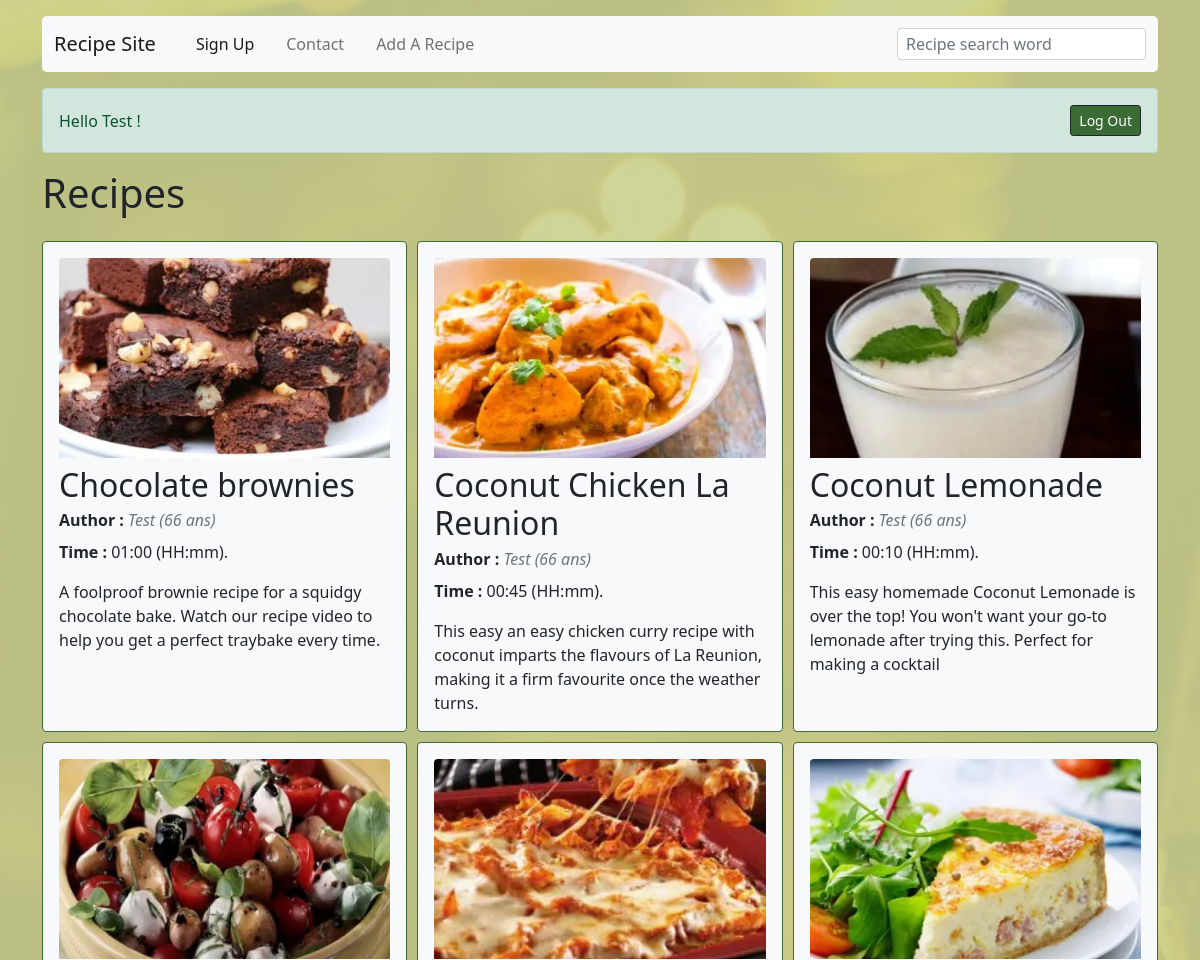
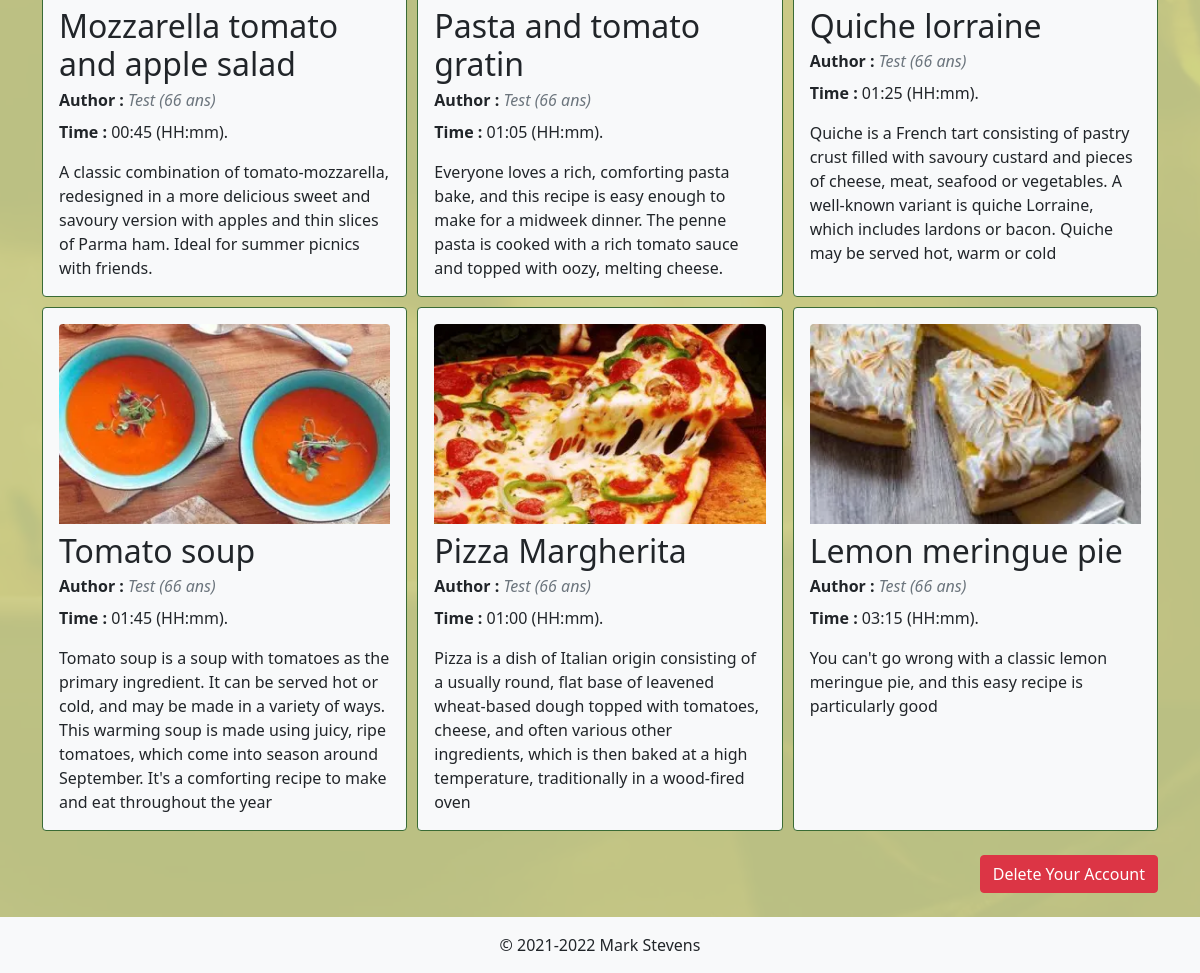
The page / (signed in) on the database as committed earlier (2 pictures, top to bottom).
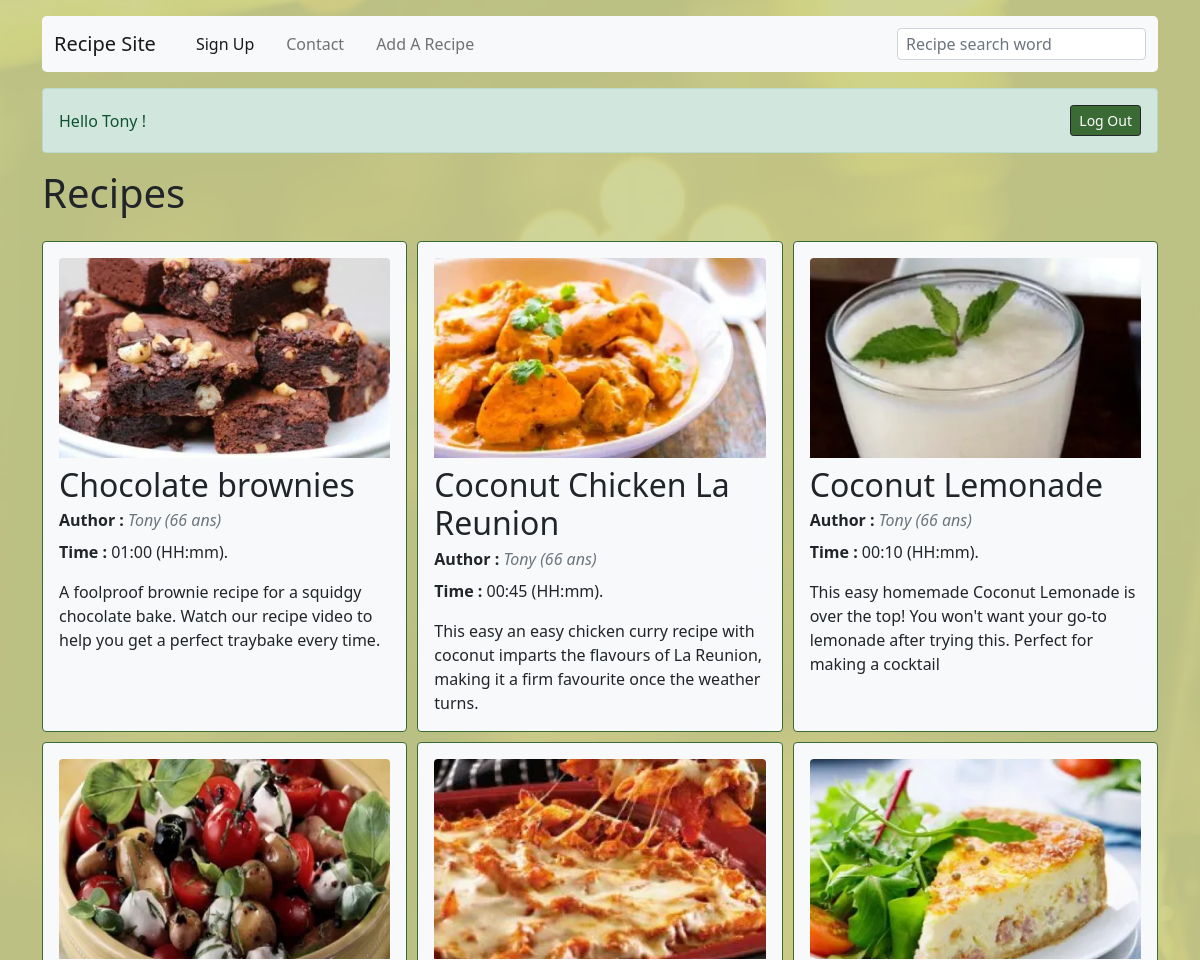
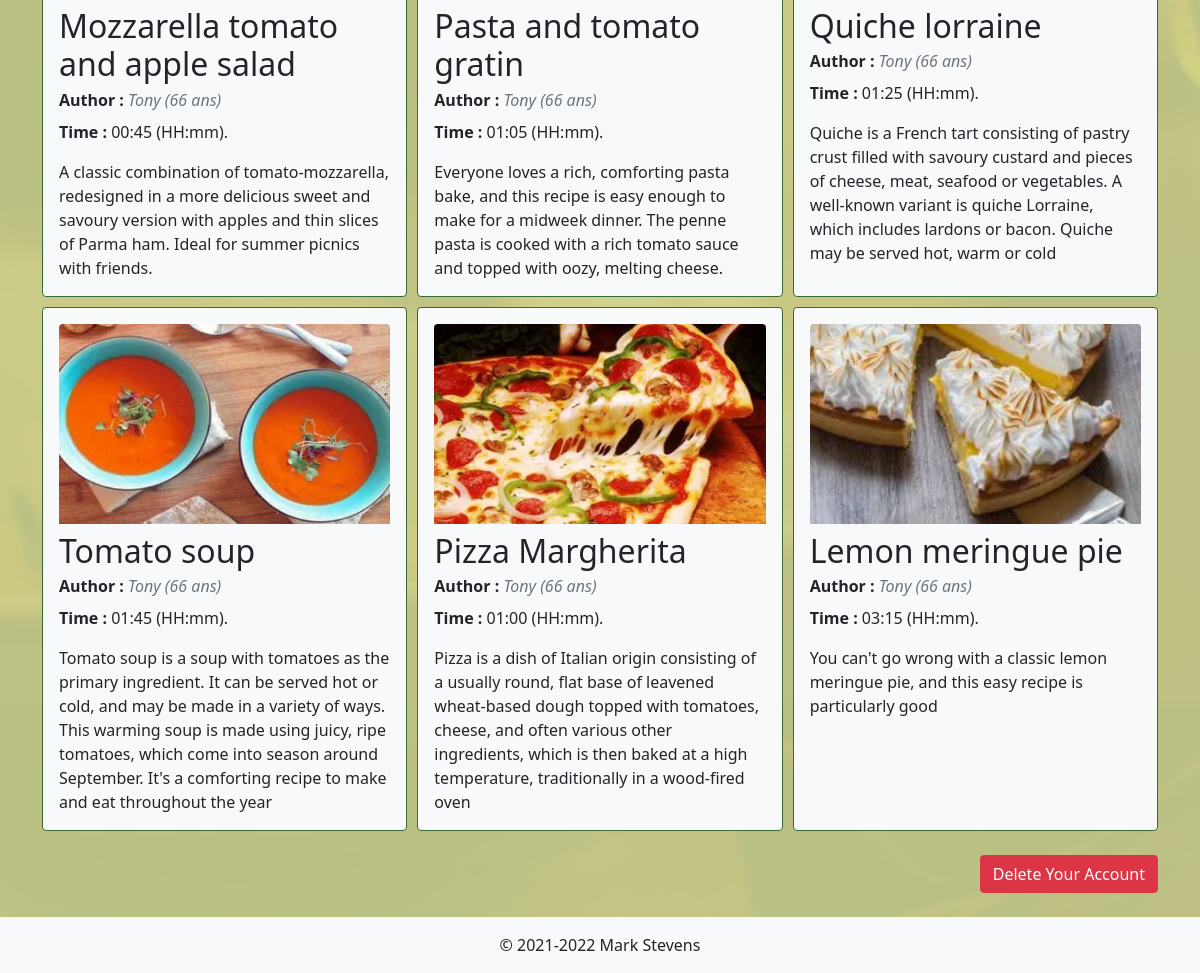
The same page on the database as committed later (2 pictures, top to bottom).
### tables this page shows
CREATE TABLE `users` (
  `user_id` int(11) NOT NULL,
  `full_name` varchar(64) NOT NULL,
  `email` varchar(512) NOT NULL,
  `password` varchar(512) NOT NULL,
  `age` int(11) NOT NULL
);

CREATE TABLE `recipes` (
  `recipe_id` int(11) NOT NULL,
  `title` varchar(128) NOT NULL,
  `summary` text NOT NULL,
  `duration` time NOT NULL,
  `ingredients` text NOT NULL,
  `recipe` text NOT NULL,
  `author` varchar(512) NOT NULL,
  `image` varchar(256) NOT NULL,
  `is_enabled` tinyint(1) NOT NULL
);

### variables/variables.php (called while the page is built, shortened)
<?php
  $usersStatement = $mysqlClient->prepare('SELECT * FROM users');
  $usersStatement->execute();
  $users = $usersStatement->fetchAll();
  $recipesStatement = $mysqlClient->prepare('SELECT * FROM recipes WHERE is_enabled is TRUE');
  $recipesStatement->execute();
  $recipes = $recipesStatement->fetchAll();
  if(isset($_GET['limit']) && is_numeric($_GET['limit'])) {
      $limit = (int) $_GET['limit'];
  } else {
      $limit = 100;
  }
  $rootUrl = (!empty($_SERVER['HTTPS']) ? 'https' : 'http') . '://' . $_SERVER['HTTP_HOST'] . '/';
  ?>

### functions/functions.php (called while the page is built, shortened)
<?php
function displayAuthor(string $authorEmail, array $users) : string
{
    for ($i = 0; $i < count($users); $i++) {
        $author = $users[$i];
        if ($authorEmail === $author['email']) {
            return $author['full_name'] . ' (' . $author['age'] . ' ans)';
        }
    }
    return 'utilisateur inconnu';
}
function displayName(string $authorEmail, array $users) : string
{
    for ($i = 0; $i < count($users); $i++) {
        $author = $users[$i];
        if ($authorEmail === $author['email']) {
            return $author['full_name'];
        }
    }
    return 'utilisateur inconnu';
}
function getRecipes(array $recipes, int $limit) : array
{
    $valid_recipes = [];
    $counter = 0;
    foreach($recipes as $recipe) {
        $valid_recipes[] = $recipe;
    }
    return $valid_recipes;
}

### index.php (the view, shortened to what this page needs)
<?php
  include_once($_SERVER['DOCUMENT_ROOT'] . '/config/mysql.php');
  include_once($_SERVER['DOCUMENT_ROOT'] . '/variables/variables.php');
  include_once($_SERVER['DOCUMENT_ROOT'] . "/functions/functions.php");
?>
<!DOCTYPE html>
<html lang="en">
<head>
    <link href="https://cdn.jsdelivr.net/npm/bootstrap@5.0.2/dist/css/bootstrap.min.css" rel="stylesheet">
    <link rel="stylesheet" href="<?php echo($rootUrl.'/css/style.css'); ?>">
</head>
<body class="backOne d-flex flex-column min-vh-100">
  <main class="container">
    <?php include_once($rootPath.'/include/header.php'); ?>
    <?php include_once($rootPath.'/login.php'); ?>
    <?php if(isset($loggedUser)): ?>
      <section class="mb-4">
        <h1 class="mb-4">Recipes</h1>
        <?php if(count($recipes) <1) : ?>
          <div class="d-flex justify-content-center align-items-center" style="height:calc( 100vh - 375px );">
            <p>Sorry, there are no recipes to display ...</p>
          </div>
        <?php else: ?>
          <div class='recipe-container'>
            <?php foreach(getRecipes($recipes, $limit) as $recipe) : ?>
              <article class="recipe-card card bg-light">
                <a class="text-decoration-none text-dark" href="<?php echo($rootUrl)?>recipes/read.php?id=<?php echo($recipe['recipe_id']); ?>">
                  <div class="card-body d-flex flex-column">
                    <img class="recipe-image rounded-top mb-2" src="<?php echo($rootUrl)?>/recipes/images/<?php echo $recipe['image'] ? $recipe['image'] : 'ImageDefault_NO_DELETE.png' ?>" alt="">
                    <h2 class="card-title"><?php echo ucfirst($recipe['title']); ?></h2>
                    <p class="card-subtitle mb-2"><b>Author : </b><i class="text-muted"><?php echo ucfirst(displayAuthor($recipe['author'], $users )); ?></i></p>
                    <p class="card-text"><b>Time : </b><?php echo date("H:i", strtotime($recipe['duration'])); ?> (HH:mm).</p>
                    <p class="card-text"><?php echo $recipe['summary']; ?></p>
                  </div>
                </a>
              </article>
            <?php endforeach ?>
          </div>
        <?php endif; ?>
      </section>
      <div class="text-end">
      <a class="btn btn-danger mb-4" href="<?php echo($rootUrl)?>destroy.php?id=<?php echo($loggedUser['email']); ?>">Delete Your Account</a></d>
    <?php endif; ?>
  </main>
  <?php include_once($rootPath.'/include/footer.php'); ?>
</body>
</html>

### include/header.php (shortened to what this page needs)
<?php
    include_once($_SERVER['DOCUMENT_ROOT'] . "/config/mysql.php");
    include_once($_SERVER['DOCUMENT_ROOT'] . "/variables/variables.php");
    include_once($_SERVER['DOCUMENT_ROOT'] . "/functions/functions.php");
?>
<header class="my-3">
  <nav class="navbar navbar-expand-lg navbar-light bg-light rounded-3">
    <div class="container-fluid">
      <a class="navbar-brand" href="<?php echo($rootUrl). 'index.php'; ?>">Recipe Site</a>
      <div class="collapse navbar-collapse" id="navbarSupportedContent">
        <ul class="navbar-nav me-auto mb-2 mb-lg-0">
          <li class="nav-item">
            <a class="nav-link active ms-3" aria-current="page" href="<?php echo($rootUrl). 'signin.php'; ?>">Sign Up</a>
          </li>
          <li class="nav-item">
            <a class="nav-link ms-3" href="<?php echo($rootUrl). 'contact.php'; ?>">Contact</a>
          </li>
          <li class="nav-item">
            <a class="nav-link ms-3" href="<?php echo($rootUrl). 'recipes/create.php'; ?>">Add A Recipe</a>
          </li>
        </ul>
        <?php include_once($rootPath.'/include/search.php'); ?>
      </div>
    </div>
  </nav>
</header>

### include/search.php (shortened to what this page needs)
<form class="m-0" action="<?php echo($rootUrl.'index.php'); ?>" method="post">
  <input type="search" class="search form-control" id="search" name="search" placeholder="Recipe search word" >
</form>

### login.php (shortened to what this page needs)
<?php
  include_once($_SERVER['DOCUMENT_ROOT'] . '/config/mysql.php');
  include_once($_SERVER['DOCUMENT_ROOT'] . '/variables/variables.php');
  include_once($_SERVER['DOCUMENT_ROOT'] . "/functions/functions.php");
  $postData = $_POST;
  $email = $postData['email'] ?? "";
  $emailErr = $passwordErr =  "";
  if (isset($_COOKIE['LOGGED_USER']) || isset($_SESSION['LOGGED_USER'])) {
    $loggedUser = [
        'email' => $_COOKIE['LOGGED_USER'] ?? $_SESSION['LOGGED_USER'],
    ];
  }
?>
<?php if(!isset($loggedUser)): ?>
    <form action="index.php" method="post">
        <?php if(isset($errorMessage)) : ?>
            <div class="alert alert-danger alert-dismissible fade show mt-2" role="alert">
                <?php echo($errorMessage); ?>
            <button type="button" class="btn-close" data-bs-dismiss="alert" aria-label="Close"></button>
            </div>
        <?php endif; ?>
        <h1 class="mb-4">Log In</h1>
        <div class="mb-3">
            <label for="email" class="form-label">Email</label>
            <input type="email" class="form-control" id="email" name="email" autocomplete="username" aria-describedby="email-help" placeholder="you@example.com" value="<?php echo $email;?>">
            <div id="email-help" class="form-text">The email used to create the account.</div>
            <span class="text-danger"><?php echo $emailErr; ?></span>
        </div>
        <div class="mb-3">
            <label for="password" class="form-label">Password</label>
            <input type="password" class="form-control" id="password" name="password" autocomplete="current-password" aria-describedby="password-help"  placeholder="........" >
            <div id="password-help" class="form-text">The password used to create the account.</div>
            <span class="text-danger"><?php echo $passwordErr; ?></span>
        </div>
        <button type="submit" class="btn btn-primary">Send</button>
    </form>
  <?php else: ?>
    <div class="d-flex align-items-center justify-content-between alert alert-success mt-2" role="alert">
      <p class="mb-0">Hello <?php echo ucfirst(displayName($loggedUser['email'], $users )); ?> !</p>
      <?php include_once($rootPath.'/include/logoutButton.php'); ?>
    </div>
<?php endif; ?>

### include/logoutButton.php
<form class="logout-button" method="post" action="logout.php">
  <input class="btn btn-sm btn-primary" type="submit" name="logout" value="Log Out"/>
</form>

### include/footer.php
<footer class="bg-light text-center text-lg-start mt-auto">
  <div class="text-center p-3">© 2021-<?php echo date("Y");?>
    <a class="text-dark text-decoration-none" href="https://stevensmarkportfolio.netlify.app/">Mark Stevens</a>
  </div>
</footer>

### css/style.css (style rules this page uses)
body { background: #CBD18F; }
.nav-link { color: #3A6B35; }
.btn-primary { background-color: #3A6B35; border-color: #212529; }
.recipe-container { display: grid; grid-template-columns: repeat(1, 1fr); grid-template-rows: auto; gap: 10px; }
.recipe-card { border: 1px solid #3A6B35; transition: 0.4s; cursor: pointer; }
.recipe-image { object-fit: cover; width: 100%; height: 200px; }
.search { padding: 0.2rem 0.5rem; }
.logout-button { text-align: right; }
.backOne, .backTwo, .backThree { background: #CBD18F; position: relative; height: 100%; width: 100%; }
.backOne::before { content: ""; background: #CBD18F url("backgrounds/wine-glass.webp") no-repeat center center; background-size: cover; position: absolute; top: 0px; right: 0px; bottom: 0px; left: 0px; opacity: 0.08; z-index: -1; }
@media screen and (min-width: 768px) { .recipe-container { grid-template-columns: repeat(2, 1fr); } }
@media screen and (min-width: 1140px) { .recipe-container { grid-template-columns: repeat(3, 1fr); } }

Rows that differ between the two databases and show on the page:
changed users: full_name "Test" → "Tony"
changed through a linked row, recipes "Chocolate brownies": author.age "Test (66 ans)" → "Tony (66 ans)"
changed through a linked row, recipes "Coconut Chicken La Reunion": author.age "Test (66 ans)" → "Tony (66 ans)"
changed through a linked row, recipes "Coconut Lemonade": author.age "Test (66 ans)" → "Tony (66 ans)"
changed through a linked row, recipes "Mozzarella tomato and apple salad": author.age "Test (66 ans)" → "Tony (66 ans)"
changed through a linked row, recipes "Pasta and tomato gratin": author.age "Test (66 ans)" → "Tony (66 ans)"
changed through a linked row, recipes "Quiche lorraine": author.age "Test (66 ans)" → "Tony (66 ans)"
changed through a linked row, recipes "Tomato soup": author.age "Test (66 ans)" → "Tony (66 ans)"
changed through a linked row, recipes "Pizza Margherita": author.age "Test (66 ans)" → "Tony (66 ans)"
changed through a linked row, recipes "Lemon meringue pie": author.age "Test (66 ans)" → "Tony (66 ans)"
